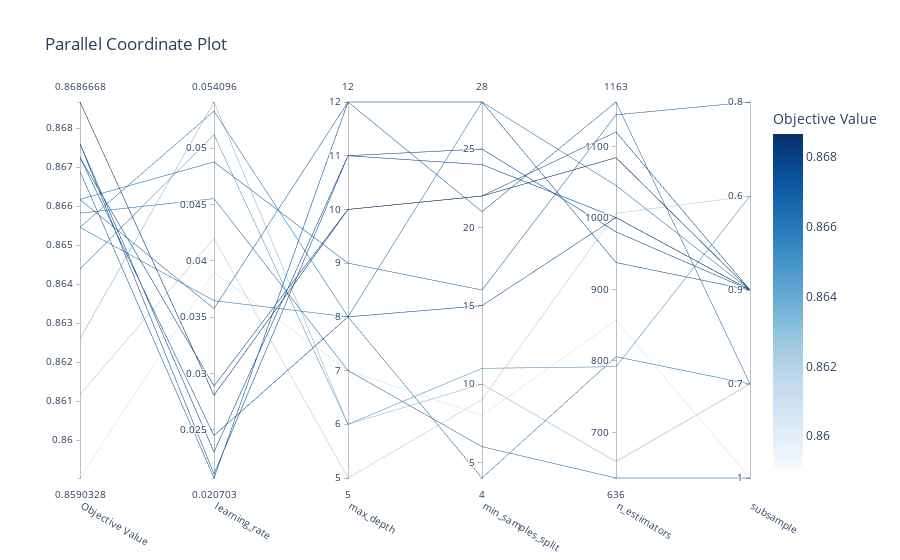

The code cell stored with this chart in its notebook:
### Code cell
vis.plot_parallel_coordinate(gbc_study)

### Figure 1 — Plotly figure (JSON) as saved in the notebook; plotly's stock layout.template omitted (floating-point values rounded to 4 significant figures)
{"data": [{"dimensions": [{"label": "Objective Value", "range": [0.859, 0.8687], "values": [0.8658, 0.8626, 0.8672, 0.859, 0.8662, 0.8655, 0.8644, 0.8662, 0.8612, 0.8655, 0.8676, 0.8676, 0.8669, 0.8687, 0.8672]}, {"label": "learning_rate", "range": [0.0207, 0.0541], "values": [0.04551, 0.0541, 0.02447, 0.03897, 0.03575, 0.05328, 0.0512, 0.04877, 0.04198, 0.03645, 0.02302, 0.02106, 0.0207, 0.02805, 0.02887]}, {"label": "max_depth", "range": [5, 12], "values": [7, 6, 8, 7, 12, 8, 6, 9, 5, 8, 11, 11, 12, 10, 10]}, {"label": "min_samples_split", "range": [4, 28], "values": [6, 10, 15, 8, 21, 4, 11, 16, 9, 28, 24, 25, 28, 22, 22]}, {"label": "n_estimators", "range": [636, 1163], "values": [636, 659, 1001, 857, 1163, 806, 792, 1145, 1007, 1046, 1001, 981, 938, 1085, 1121]}, {"label": "subsample", "range": [0, 4], "ticktext": [1, 0.7, 0.9, 0.6, 0.8], "tickvals": [0, 1, 2, 3, 4], "values": [0, 1, 2, 0, 1, 1, 3, 4, 3, 2, 2, 2, 2, 2, 2]}], "labelangle": 30, "labelside": "bottom", "line": {"color": [0.8658, 0.8626, 0.8672, 0.859, 0.8662, 0.8655, 0.8644, 0.8662, 0.8612, 0.8655, 0.8676, 0.8676, 0.8669, 0.8687, 0.8672], "colorbar": {"title": {"text": "Objective Value"}}, "colorscale": [[0, "rgb(247,251,255)"], [0.125, "rgb(222,235,247)"], [0.25, "rgb(198,219,239)"], [0.375, "rgb(158,202,225)"], [0.5, "rgb(107,174,214)"], [0.625, "rgb(66,146,198)"], [0.75, "rgb(33,113,181)"], [0.875, "rgb(8,81,156)"], [1, "rgb(8,48,107)"]], "reversescale": false, "showscale": true}, "type": "parcoords"}], "layout": {"title": {"text": "Parallel Coordinate Plot"}}}
